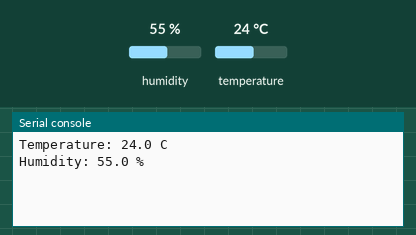
This program was run on a simulated MicroPython board. Parts: the last lines printed to the serial console. The inputs (shaded band) are chosen by the test bench; at power-on: humidity 55 %, temperature 24 °C.

Above: at 1.2 s.
1.3 s: humidity set to 22 %
At 3.9 s:
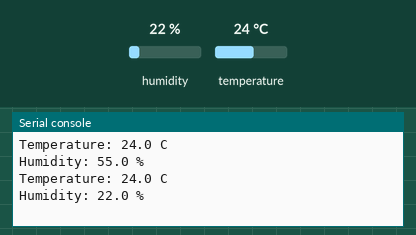
5.2 s: temperature set to 12 °C
At 7.0 s:
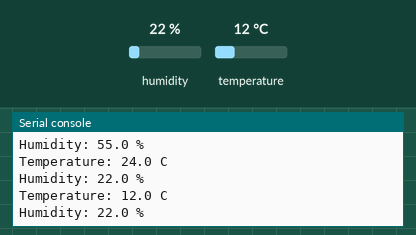
9.1 s: humidity set to 40 %
At 13.3 s:
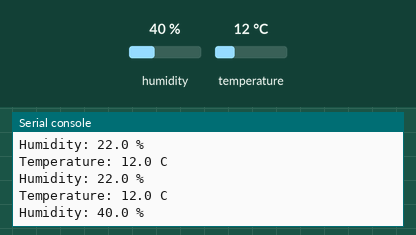
Timing chart, 0 to 14.8 s (numbered marks = the images above; inputs shaded):
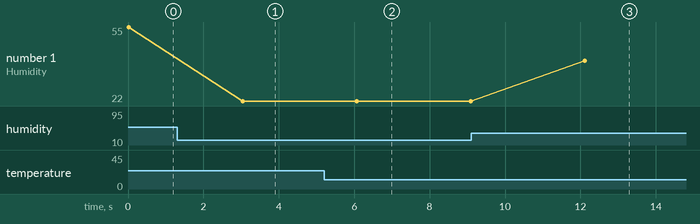

The program:

temp.py
```python
# Waveshare DHT11 sensor

from machine import Pin
import dht
import utime

sensor = dht.DHT11(Pin(2))

while True:
    sensor.measure()
    print('Temperature: %3.1f C' %sensor.temperature())
    print('Humidity: %3.1f %%' %sensor.humidity())
    utime.sleep(3)
```

Measured:
- after the input at 1.3 s, the serial console: prints a new line after 1.7 s (image 1)
- after the input at 5.2 s, the serial console: prints a new line after 0.87 s (image 2)
- after the input at 9.1 s, the serial console: prints a new line after 3.0 s (image 3)
- plotted number 1: 55 → 22 after the input at 1.3 s, 22 → 40 after the input at 9.1 s
